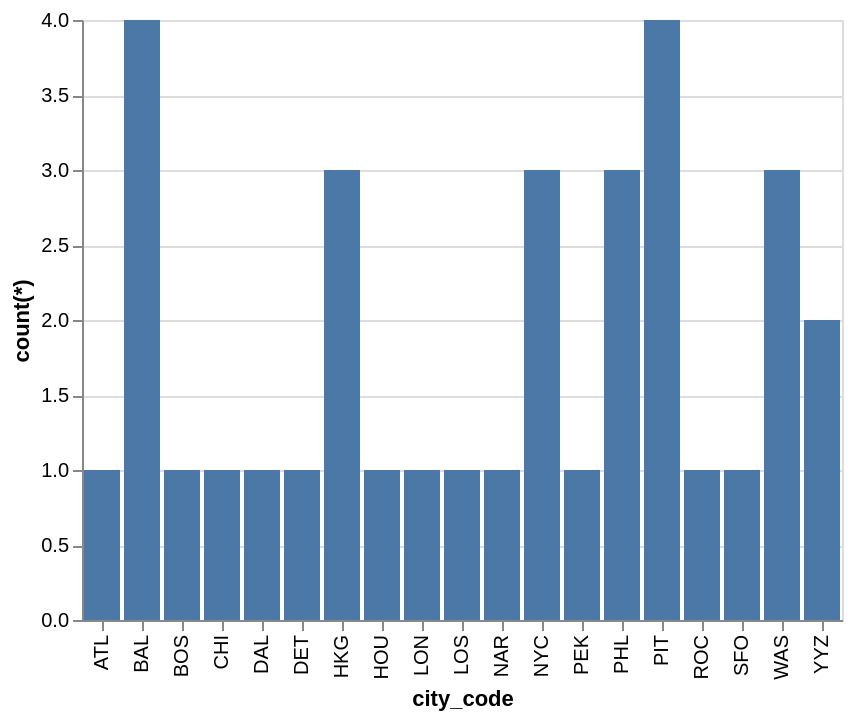

Source (Vega-Lite JSON):
### Vega-Lite specification from a JSON file in a GitHub repository (floating-point values rounded to 4 significant figures)
{"data": {"values": [{"x_data": "ATL", "y_data": 1}, {"x_data": "BAL", "y_data": 4}, {"x_data": "BOS", "y_data": 1}, {"x_data": "CHI", "y_data": 1}, {"x_data": "DAL", "y_data": 1}, {"x_data": "DET", "y_data": 1}, {"x_data": "HKG", "y_data": 3}, {"x_data": "HOU", "y_data": 1}, {"x_data": "LON", "y_data": 1}, {"x_data": "LOS", "y_data": 1}, {"x_data": "NAR", "y_data": 1}, {"x_data": "NYC", "y_data": 3}, {"x_data": "PEK", "y_data": 1}, {"x_data": "PHL", "y_data": 3}, {"x_data": "PIT", "y_data": 4}, {"x_data": "ROC", "y_data": 1}, {"x_data": "SFO", "y_data": 1}, {"x_data": "WAS", "y_data": 3}, {"x_data": "YYZ", "y_data": 2}]}, "mark": "bar", "encoding": {"x": {"field": "x_data", "type": "nominal", "title": "city_code", "sort": "ascending"}, "y": {"field": "y_data", "type": "quantitative", "title": "count(*)"}}}
